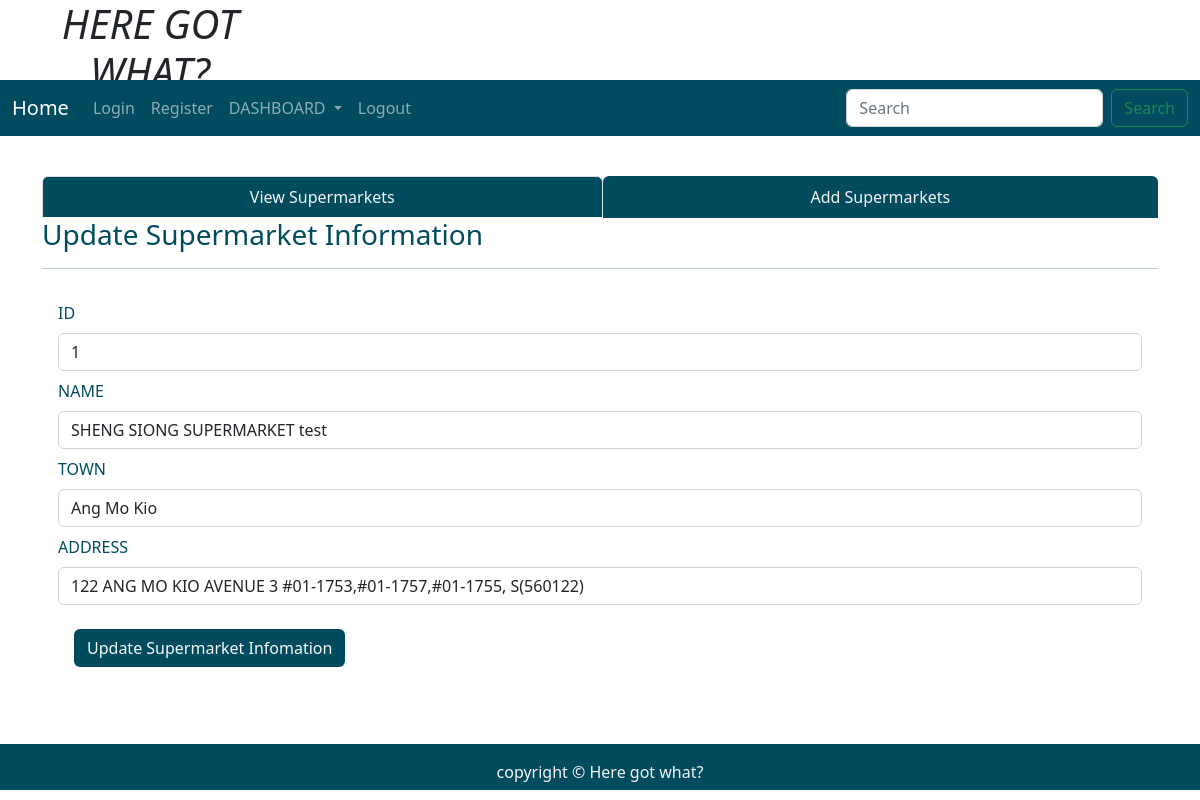
Page /fetchonesupermarket/1 on the committed database.
### tables this page shows
CREATE TABLE "supermarkets" (
	"id"	INTEGER,
	"town"	TEXT,
	"name"	TEXT,
	"company_name"	TEXT,
	"address"	TEXT,
	FOREIGN KEY("town") REFERENCES "population"("town"),
	PRIMARY KEY("id" AUTOINCREMENT)
);

### application.py (the view)
@application.route('/fetchonesupermarket/<int:id>')
def fetchonesupermarket(id):
    user = get_active_user()
    db = get_database()
    supermarket_cur = db.execute('SELECT * from supermarkets where id = ?', [id])
    single_supermarket = supermarket_cur.fetchone()
    return render_template('updatesupermarketinfo.html', user = user, single_supermarket = single_supermarket)

### application.py (called while the page is built)
@application.teardown_appcontext
def close_database(error):
    if hasattr(g, 'ICT2103Web_db'):
        g.ICT2103Web_db.close()

def get_active_user():
    user = None
    if 'user' in session:
        user = session['user']
        db = get_database()
        user_cur = db.execute('select * from users where name =?', [user])
        user = user_cur.fetchone()
    return user

### database.py (called while the page is built)
def connect_to_database():
    sql = sqlite3.connect('C:/ICT2103Web/ICT2103Web.db')
    sql.row_factory = sqlite3.Row
    return sql

def get_database():
    if not hasattr(g, 'ICT2103Web_db'):
        g.ICT2103Web_db = connect_to_database()
    return  g.ICT2103Web_db

### templates/updatesupermarketinfo.html (shortened to what this page needs)
<!DOCTYPE html>
<html lang="en">
<head>
    <link rel="stylesheet" href="https://cdnjs.cloudflare.com/ajax/libs/font-awesome/4.7.0/css/font-awesome.min.css">
    <link href="https://cdn.jsdelivr.net/npm/bootstrap@5.1.3/dist/css/bootstrap.min.css" rel="stylesheet"
>
    <link rel="stylesheet" href="{{ url_for('static', filename='home.css')}}" type="text/css">
    <link rel="stylesheet" href="https://cdnjs.cloudflare.com/ajax/libs/twitter-bootstrap/5.2.0/css/bootstrap.min.css">
    <link rel="stylesheet" href="https://cdn.datatables.net/1.12.1/css/dataTables.bootstrap5.min.css">
</head>
<body>
    <div class="parent">
        <div class="child child1">
            <h1 class="text-center"><i>HERE GOT WHAT?</i></h1>
        </div>
        <div class="child child3 dropdown">
            <nav class="navbar navbar-expand-lg navbar-dark" style="background-color: #004b5f;">
                <div class="container-fluid">
                    <a class="navbar-brand" href="{{url_for('index')}}">Home</a>
                    <div class="collapse navbar-collapse" id="navbarSupportedContent">
                        <ul class="navbar-nav me-auto mb-2 mb-lg-0">
                            <li class="nav-item">
                                <a class="nav-link" aria-current="page" href="{{url_for('userLogin')}}">Login</a>
                            </li>
                            <li class="nav-item">
                                <a class="nav-link" href="{{url_for('userRegister')}}">Register</a>
                            </li>
                            <li class="nav-item dropdown">
                                <a class="nav-link dropdown-toggle" href="#" id="navbarDropdown" role="button"
                                    data-bs-toggle="dropdown" aria-expanded="false">
                                    DASHBOARD
                                </a>
                            </li>
                            <li class="nav-item">
                                <a class="nav-link" href="#">Logout</a>
                            </li>
                        </ul>
                        <form class="d-flex">
                            <input class="form-control me-2" type="search" placeholder="Search" aria-label="Search">
                            <button class="btn btn-outline-success" type="submit">Search</button>
                        </form>
                    </div>
                </div>
            </nav>
        </div>
        <div class="child child5" style="color:rgb(0, 75, 93);">
        </div>
        <div class="child child6 container" style="color:rgb(0, 75, 93);">
            <ul class="nav nav-tabs nav-fill">
                <li class="nav-item">
                    <a class="nav-link active" aria-current="page" href="{{ url_for('schoolinfo')}}"
                        style=" background-color:rgb(0, 75, 93); color:whitesmoke;">View Supermarkets</a>
                </li>
                <li class="nav-item">
                    <a class="nav-link" href="{{ url_for('addnewschool')}}"
                        style=" background-color:rgb(0, 75, 93); color:whitesmoke;">Add Supermarkets</a>
                </li>
            </ul>
            <div class="table-responsive-lg caption-top">
                <caption>
                    <h3>Update Supermarket Information</h3>
                </caption>
                <hr>
                {% if single_supermarket %}
                <form class="p-3" action="/updatesupermarketinfo" method="POST">
                    <div class="mb-2">
                        <label for="id" class="form-label">ID</label>
                        <input type="text" class="form-control" id="id" name="id" value="{{single_supermarket['id']}}">
                    </div>
                    <div class="mb-2">
                        <label for="name" class="form-label">NAME</label>
                        <input type="text" class="form-control" id="name" name="name"
                            value="{{single_supermarket['name']}}">
                    </div>
                    <div class="mb-2">
                        <label for="town" class="form-label">TOWN</label>
                        <input type="text" class="form-control" id="town" name="town"
                            value="{{single_supermarket['town']}}">
                    </div>
                    <div class="mb-2">
                        <label for="address" class="form-label">ADDRESS</label>
                        <input type="text" class="form-control" id="address" name="address"
                            value="{{single_supermarket['address']}}">
                    </div>
                    {% endif %}
                    <button type="submit" class="btn text-light m-3" style="background-color:rgb(0, 75, 93);">Update
                        Supermarket Infomation</button>
                </form>
            </div>
        </div>
        <div class="child child7" style="background-color:rgb(0, 75, 93); color:whitesmoke;">
            <p class="p-3 text-center">copyright &copy Here got what?</p>
        </div>
    </div>
</body>
</html>

### static/home.css (style rules this page uses)
html, body { height: 100%; background-color:whitesmoke; color:rgb(0, 75, 93); }
.parent { height: 100%; display: grid; grid-template-columns: repeat(4, 1fr); grid-template-rows: 10% 5% 7% auto 7%; }
.child { margin-bottom: 10px; }
.child1 { grid-column: 1/2; grid-row: 1/2; }
.child3 { grid-column: 1/-1; grid-row: 2/3; }
.child5 { grid-column: 4/5; grid-row: 3/4; text-align: center; }
.child6 { grid-column: 1/-1; grid-row: 4/5; }
.child7 { grid-column: 1/-1; grid-row: 5/6; }

### rows in the picture
supermarkets: id "1", name "SHENG SIONG SUPERMARKET test", town "Ang Mo Kio", address "122 ANG MO KIO AVENUE 3 #01-1753,#01-1757,#01-1755, S(560122)"
